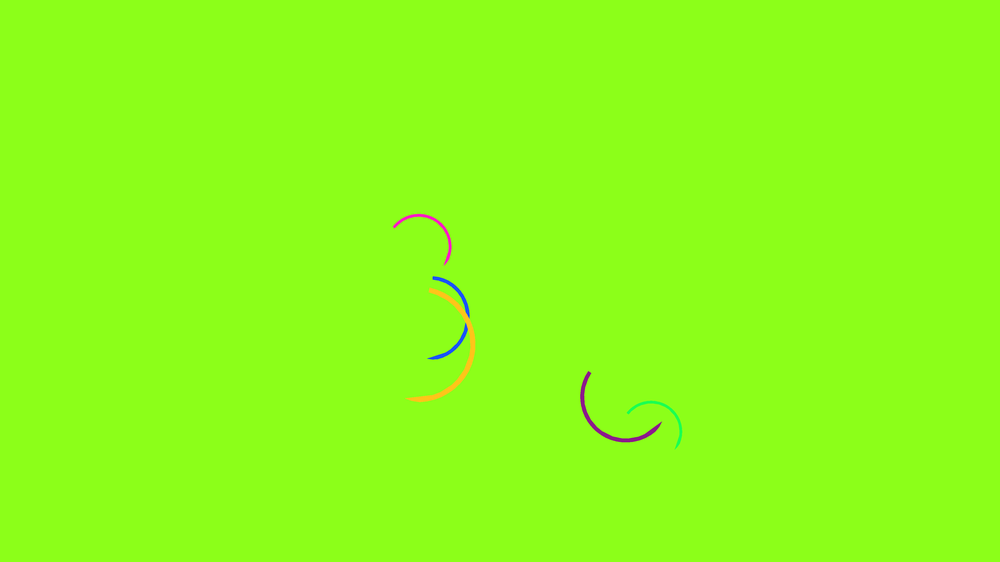
#> input picture data/needleonly/1/instance_id_segmentation_1_0.png, 1000 x 562 px, shrunk from 3840 x 2160 before the run, found by its file name
$ python RemoveBackGround.py
#> lines starting #> are read from the running program, lines starting #| are printed output that depends on the picture; after the words box and inside, x2 and y2 are one past the last pixel; in counts of white or black regions, pixels touching at a corner belong together

import cv2
import numpy as np

# Step 1: Read the image (ignore alpha by using cv2.IMREAD_COLOR)
image = cv2.imread('/home/imad/NeedleAlignment/data/needleonly/1/instance_id_segmentation_1_0.png', cv2.IMREAD_COLOR)  # Load as RGB (no alpha)
#> image is the input picture: shape (562, 1000, 3); mean B, G, R 25.4, 254.4, 140.1

# Step 2: Define the exact RGB color for the green background
green_color = [140, 255, 25]  # BGR format: Blue=140, Green=255, Red=25
black_color = [0, 0, 0]  # Black in RGB: Blue=0, Green=0, Red=0
lower_green = np.array([120, 240, 10])  # Lower bound (approximate range for green)
upper_green = np.array([160, 270, 40])  # Upper bound (approximate range for green)

# Step 3: Threshold the image to create a binary mask
mask = cv2.inRange(image, lower_green, upper_green)
#> mask: shape (562, 1000); every value is 0
# Step 4: Replace the green background with black
image[mask] = black_color
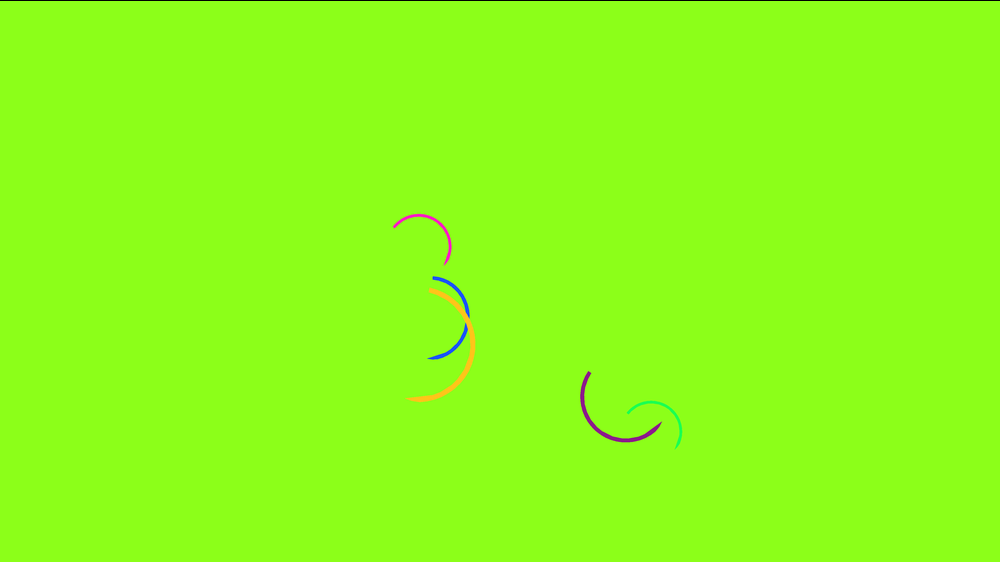
#> image: shape (562, 1000, 3); 0.18% of pixels changed, all inside (x1, y1, x2, y2) = (0, 0, 1000, 1)

# Step 5: Save the result

# Optional: Show the image
cv2.imshow('Processed Image', image)
cv2.waitKey(0)
cv2.destroyAllWindows()
